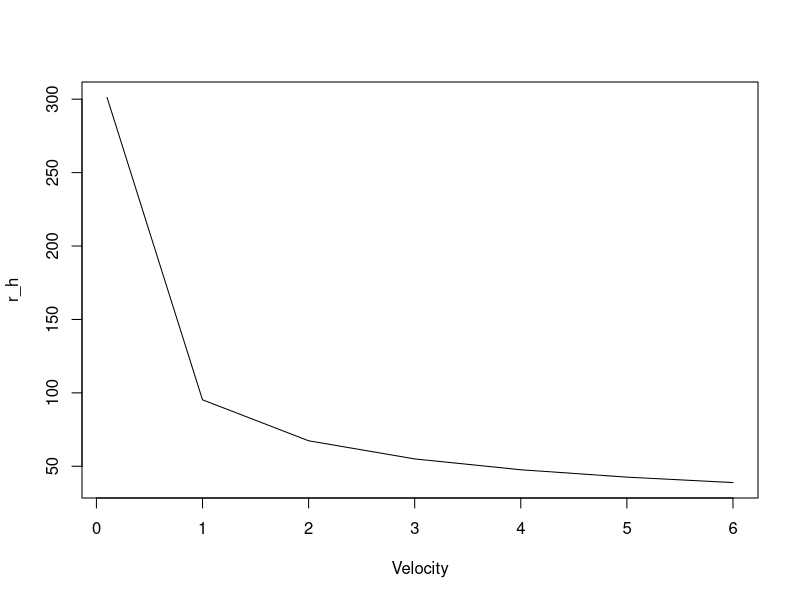

Reproduce this figure in R.
rm(list = ls())

#Constantes
rho = 1.2   #[kg m^-3] Densidad del aire a 20 C y nivel del mar
Cp = 1.012  #[1.012 J kg^-1 K^-1] Calor especifico del aire a 20 C




######## Estimacion de la resistencia aerodinamica ######
A = 0.60  #Taken from Table
n = 0.5   #Taken from Table
K = 21.5*1e-6


Velocity <- c(0.1, 1, 2, 3, 4, 5, 6)

vis = 15.1*1e-6   #viscosidad cinematica del aire

d = 0.10  #[m] Largo de la hoja

Re <- Velocity*d/vis  

Nu <- A*Re^n

r_h <- d/(K*Nu)



plot(x = Velocity, y = r_h, type = "line")
